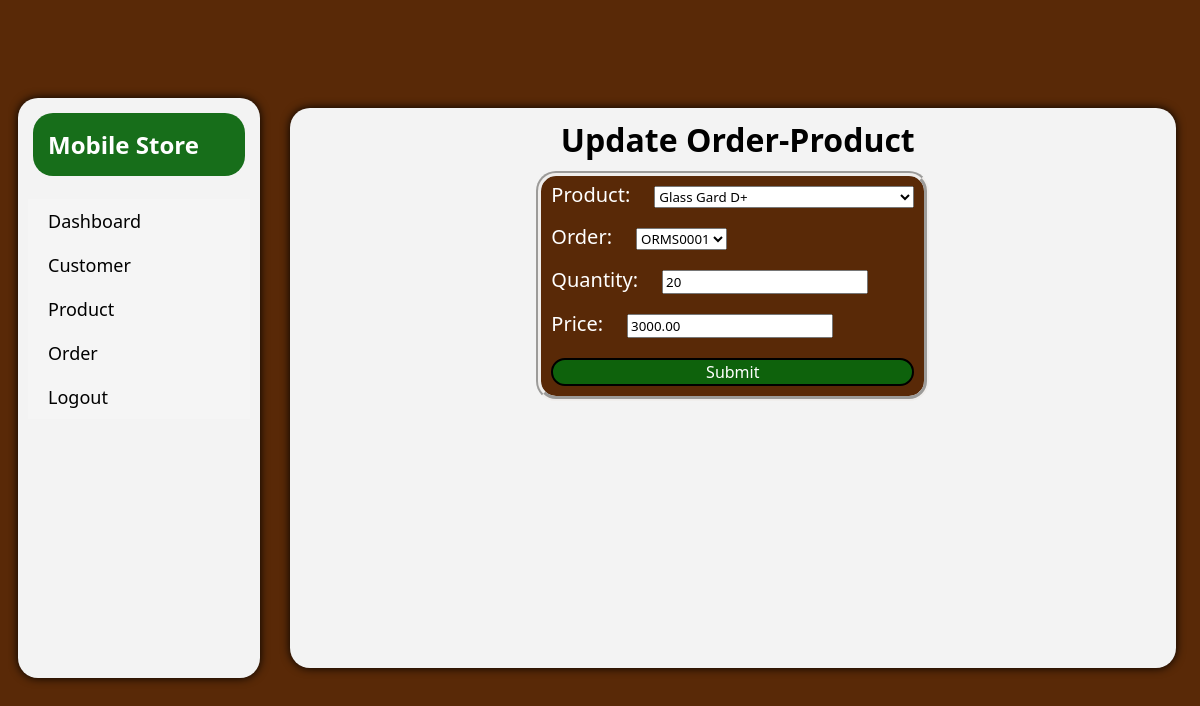
Page /store/update_orderproduct/ORMS0001/PROD0001/ (signed in) on the earlier database version.
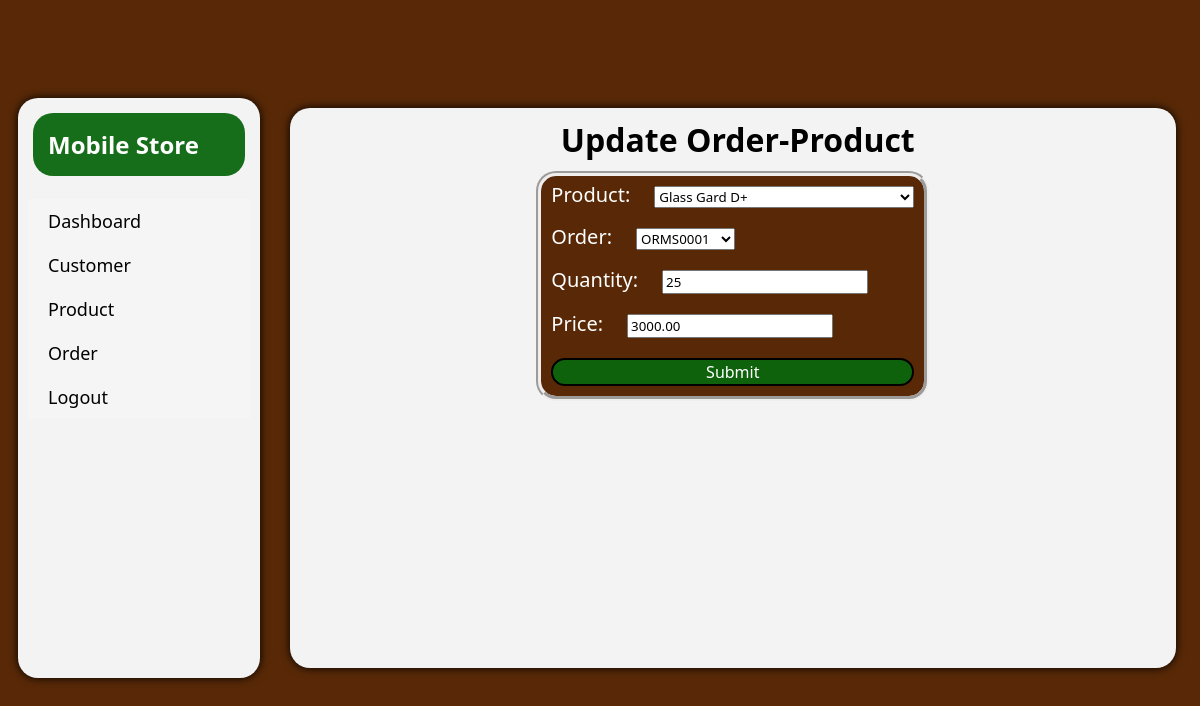
Same page on the later database version.
### store/models.py (models this page shows)
class Order_Product(models.Model):
    product = models.ForeignKey(Product, on_delete=models.CASCADE)
    order = models.ForeignKey(Order, on_delete=models.CASCADE)
    quantity = models.IntegerField(default=0)
    price = models.DecimalField(max_digits=10, decimal_places=2)
    class Meta:
        unique_together = ('order','product')

### store/storeView/managmentView.py (the view)
# urls.py: path("update_orderproduct/<str:orderId>/<str:prodId>/", managmentView.updateOrderProduct, name="updateOrderProduct"),
@login_required(login_url="/account/logout/")
def updateOrderProduct(request, orderId, prodId):
    orderProduct = get_object_or_404(Order_Product, order=orderId, product=prodId)
    if request.method == 'POST':
        form = OrderProductForm(request.POST, instance=orderProduct)
        if form.is_valid():
            quantity = form.cleaned_data["quantity"]
            product = Product.objects.get(prodId=prodId)
            product_quantity = product.quantity
            if product_quantity < quantity:
                messages.info(request,"Insufficent Qunatity")
                return redirect(f"/store/update_orderproduct/{orderId}/{prodId}/")
            form.save()
            return redirect("/store/order/")
    else:
        form = OrderProductForm(instance=orderProduct)
    return render(request, "store/manage.html/", {"form":form, "title":"Update Order-Product"})

### store/forms.py
class OrderProductForm(forms.ModelForm):
    class Meta:
        model = Order_Product
        fields = "__all__"

### store/models.py (called while the page is built)
    def __str__(self):
        return self.prodName

    def __str__(self):
        return self.orderId

### store/templates/store/manage.html (shortened to what this page needs)
{% extends "index.html" %}
{% block report_block %}
<div class="managmentBox">
    <h1>{{title}}</h1>
    <div class="formBox">
        <form class="managmentForm" method="POST">
            {{form.as_div}}
            <button type="submit" name="submit">Submit</button>
        </form>
    </div>
</div>
{% endblock %}

Differences in the rows shown:
changed Order_Product "Glass Gard D+": quantity "20" → "25"
